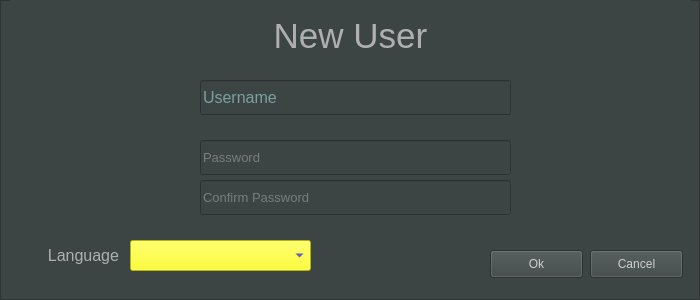
<?xml version="1.0" encoding="UTF-8"?>
<ui version="4.0">
 <class>Dialog</class>
 <widget class="QDialog" name="Dialog">
  <property name="geometry">
   <rect>
    <x>0</x>
    <y>0</y>
    <width>700</width>
    <height>300</height>
   </rect>
  </property>
  <property name="windowTitle">
   <string>Dialog</string>
  </property>
  <property name="styleSheet">
   <string notr="true">QWidget#Dialog{background-color: qlineargradient(spread:pad, x1:0, y1:0.00568182, x2:0.98, y2:0.982955, stop:0 #000000, stop:1 #9d9d9d);}</string>
  </property>
  <widget class="QLabel" name="lbl_caption">
   <property name="geometry">
    <rect>
     <x>0</x>
     <y>10</y>
     <width>691</width>
     <height>71</height>
    </rect>
   </property>
   <property name="font">
    <font>
     <pointsize>26</pointsize>
     <weight>50</weight>
     <bold>false</bold>
    </font>
   </property>
   <property name="styleSheet">
    <string notr="true">color: rgb(175, 175, 175);</string>
   </property>
   <property name="text">
    <string>User Login</string>
   </property>
   <property name="alignment">
    <set>Qt::AlignCenter</set>
   </property>
  </widget>
  <widget class="QComboBox" name="cmb_lang">
   <property name="geometry">
    <rect>
     <x>130</x>
     <y>240</y>
     <width>181</width>
     <height>31</height>
    </rect>
   </property>
   <property name="font">
    <font>
     <pointsize>12</pointsize>
    </font>
   </property>
   <property name="styleSheet">
    <string notr="true">color: blue;
background-color: yellow;
selection-color: yellow;
selection-background-color: blue;</string>
   </property>
  </widget>
  <widget class="QLabel" name="lbl_lang">
   <property name="geometry">
    <rect>
     <x>8</x>
     <y>240</y>
     <width>111</width>
     <height>31</height>
    </rect>
   </property>
   <property name="font">
    <font>
     <pointsize>12</pointsize>
     <weight>50</weight>
     <bold>false</bold>
    </font>
   </property>
   <property name="styleSheet">
    <string notr="true">color: rgb(175, 175, 175);</string>
   </property>
   <property name="text">
    <string>Language</string>
   </property>
   <property name="alignment">
    <set>Qt::AlignRight|Qt::AlignTrailing|Qt::AlignVCenter</set>
   </property>
  </widget>
  <widget class="QComboBox" name="cmb_user">
   <property name="geometry">
    <rect>
     <x>150</x>
     <y>100</y>
     <width>400</width>
     <height>41</height>
    </rect>
   </property>
   <property name="font">
    <font>
     <pointsize>14</pointsize>
    </font>
   </property>
  </widget>
  <widget class="QLineEdit" name="txt_password">
   <property name="geometry">
    <rect>
     <x>180</x>
     <y>160</y>
     <width>341</width>
     <height>31</height>
    </rect>
   </property>
   <property name="echoMode">
    <enum>QLineEdit::Password</enum>
   </property>
   <property name="placeholderText">
    <string>Password</string>
   </property>
  </widget>
  <widget class="QPushButton" name="btn_cancel">
   <property name="geometry">
    <rect>
     <x>590</x>
     <y>250</y>
     <width>93</width>
     <height>28</height>
    </rect>
   </property>
   <property name="text">
    <string>Cancel</string>
   </property>
   <property name="autoDefault">
    <bool>false</bool>
   </property>
  </widget>
  <widget class="QPushButton" name="btn_login">
   <property name="geometry">
    <rect>
     <x>490</x>
     <y>250</y>
     <width>93</width>
     <height>28</height>
    </rect>
   </property>
   <property name="text">
    <string>Login</string>
   </property>
   <property name="autoDefault">
    <bool>false</bool>
   </property>
  </widget>
  <widget class="QFrame" name="frm_new">
   <property name="geometry">
    <rect>
     <x>0</x>
     <y>0</y>
     <width>700</width>
     <height>300</height>
    </rect>
   </property>
   <property name="styleSheet">
    <string notr="true">background-color: rgb(61, 68, 68);</string>
   </property>
   <property name="frameShape">
    <enum>QFrame::StyledPanel</enum>
   </property>
   <property name="frameShadow">
    <enum>QFrame::Raised</enum>
   </property>
   <widget class="QLabel" name="lbl_new_caption">
    <property name="geometry">
     <rect>
      <x>10</x>
      <y>0</y>
      <width>681</width>
      <height>71</height>
     </rect>
    </property>
    <property name="font">
     <font>
      <pointsize>26</pointsize>
      <weight>50</weight>
      <bold>false</bold>
     </font>
    </property>
    <property name="styleSheet">
     <string notr="true">color: rgb(175, 175, 175);</string>
    </property>
    <property name="text">
     <string>New User</string>
    </property>
    <property name="alignment">
     <set>Qt::AlignCenter</set>
    </property>
   </widget>
   <widget class="QLineEdit" name="txt_new_username">
    <property name="geometry">
     <rect>
      <x>200</x>
      <y>80</y>
      <width>311</width>
      <height>35</height>
     </rect>
    </property>
    <property name="font">
     <font>
      <pointsize>12</pointsize>
     </font>
    </property>
    <property name="styleSheet">
     <string notr="true">color: rgb(183, 255, 255);</string>
    </property>
    <property name="placeholderText">
     <string>Username</string>
    </property>
   </widget>
   <widget class="QLineEdit" name="txt_new_password">
    <property name="geometry">
     <rect>
      <x>200</x>
      <y>140</y>
      <width>311</width>
      <height>35</height>
     </rect>
    </property>
    <property name="font">
     <font>
      <pointsize>10</pointsize>
     </font>
    </property>
    <property name="styleSheet">
     <string notr="true">color: rgb(179, 179, 179);</string>
    </property>
    <property name="echoMode">
     <enum>QLineEdit::Password</enum>
    </property>
    <property name="placeholderText">
     <string>Password</string>
    </property>
   </widget>
   <widget class="QLineEdit" name="txt_new_password_confirm">
    <property name="geometry">
     <rect>
      <x>200</x>
      <y>180</y>
      <width>311</width>
      <height>35</height>
     </rect>
    </property>
    <property name="font">
     <font>
      <pointsize>10</pointsize>
     </font>
    </property>
    <property name="styleSheet">
     <string notr="true">color: rgb(179, 179, 179);</string>
    </property>
    <property name="echoMode">
     <enum>QLineEdit::Password</enum>
    </property>
    <property name="placeholderText">
     <string>Confirm Password</string>
    </property>
   </widget>
   <widget class="QPushButton" name="btn_new_cancel">
    <property name="geometry">
     <rect>
      <x>590</x>
      <y>250</y>
      <width>93</width>
      <height>28</height>
     </rect>
    </property>
    <property name="styleSheet">
     <string notr="true">color: rgb(206, 206, 206);</string>
    </property>
    <property name="text">
     <string>Cancel</string>
    </property>
    <property name="autoDefault">
     <bool>false</bool>
    </property>
   </widget>
   <widget class="QPushButton" name="btn_new_ok">
    <property name="geometry">
     <rect>
      <x>490</x>
      <y>250</y>
      <width>93</width>
      <height>28</height>
     </rect>
    </property>
    <property name="styleSheet">
     <string notr="true">color: rgb(206, 206, 206);</string>
    </property>
    <property name="text">
     <string>Ok</string>
    </property>
    <property name="autoDefault">
     <bool>false</bool>
    </property>
   </widget>
  </widget>
  <widget class="QPushButton" name="btn_new">
   <property name="geometry">
    <rect>
     <x>560</x>
     <y>110</y>
     <width>111</width>
     <height>28</height>
    </rect>
   </property>
   <property name="text">
    <string>New user</string>
   </property>
   <property name="autoDefault">
    <bool>false</bool>
   </property>
  </widget>
  <zorder>btn_new</zorder>
  <zorder>lbl_caption</zorder>
  <zorder>cmb_user</zorder>
  <zorder>txt_password</zorder>
  <zorder>btn_cancel</zorder>
  <zorder>btn_login</zorder>
  <zorder>frm_new</zorder>
  <zorder>cmb_lang</zorder>
  <zorder>lbl_lang</zorder>
 </widget>
 <tabstops>
  <tabstop>cmb_user</tabstop>
  <tabstop>txt_password</tabstop>
  <tabstop>cmb_lang</tabstop>
 </tabstops>
 <resources/>
 <connections/>
</ui>
